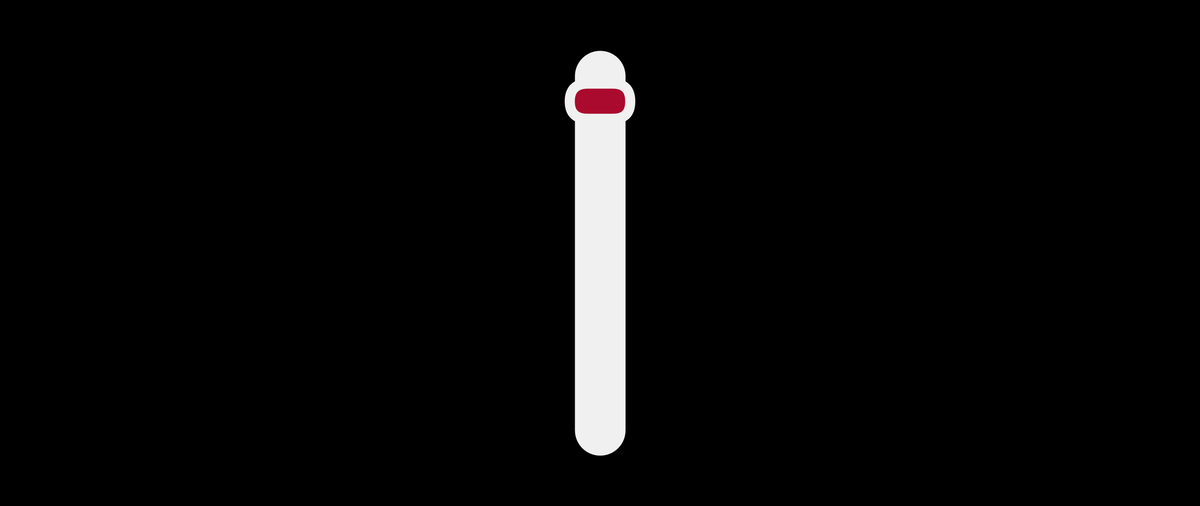
Frame 1 (no input)
Frame 2 (the mouse pressed at the canvas centre, redrawn once): identical to frame 1, image omitted

The Processing sketch that drew this single still picture (run headless with seeded random() and noise(); the mouse was pressed at the canvas centre and the sketch redrawn once):

// Processing sketch: mib
// ── mib.pde
// Manuale di Programmazione Cinematografica - Volume 4
// Daniele Olmisani, 2017

// MIB


final color PAPER = color(0);
final color INK1 = color(240);
final color INK2 = color(170, 10, 45);


void setup() {
  size(2560, 1080);
  noLoop();
}


void draw() {
  
  float s = 0.1 * min(width, height);
  
  background(PAPER);
  
  translate(0.5*width, .15*height);
  
  fill(INK2);
  stroke(INK1);
  strokeWeight(s);
  
  line(0, 0, 0, 7*s);
  
  strokeWeight(0.2*s);
  rectMode(CENTER);
  rect(0, 0.5*s, 1.2*s, 0.7*s, s);
  
  save("mib.png");
}
